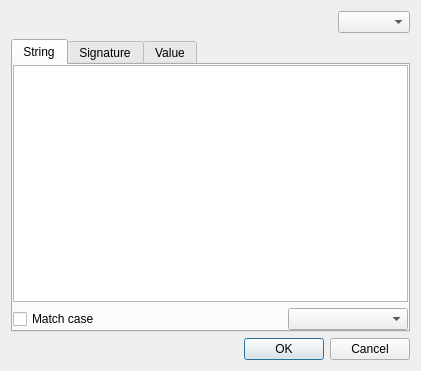
<?xml version="1.0" encoding="UTF-8"?>
<ui version="4.0">
 <class>DialogSearch</class>
 <widget class="QDialog" name="DialogSearch">
  <property name="windowModality">
   <enum>Qt::ApplicationModal</enum>
  </property>
  <property name="geometry">
   <rect>
    <x>0</x>
    <y>0</y>
    <width>421</width>
    <height>371</height>
   </rect>
  </property>
  <property name="windowTitle">
   <string>Search</string>
  </property>
  <property name="modal">
   <bool>true</bool>
  </property>
  <layout class="QVBoxLayout" name="verticalLayout_4">
   <item>
    <layout class="QHBoxLayout" name="horizontalLayout_2">
     <item>
      <spacer name="horizontalSpacer_2">
       <property name="orientation">
        <enum>Qt::Horizontal</enum>
       </property>
       <property name="sizeHint" stdset="0">
        <size>
         <width>40</width>
         <height>20</height>
        </size>
       </property>
      </spacer>
     </item>
     <item>
      <widget class="QComboBox" name="comboBoxSearchFrom"/>
     </item>
    </layout>
   </item>
   <item>
    <widget class="QTabWidget" name="tabWidgetSearch">
     <property name="currentIndex">
      <number>0</number>
     </property>
     <widget class="QWidget" name="tabString">
      <attribute name="title">
       <string>String</string>
      </attribute>
      <layout class="QVBoxLayout" name="verticalLayout_2">
       <property name="leftMargin">
        <number>0</number>
       </property>
       <property name="topMargin">
        <number>0</number>
       </property>
       <property name="rightMargin">
        <number>0</number>
       </property>
       <property name="bottomMargin">
        <number>0</number>
       </property>
       <item>
        <widget class="QPlainTextEdit" name="plainTextEditString"/>
       </item>
       <item>
        <layout class="QHBoxLayout" name="horizontalLayout_3">
         <item>
          <widget class="QCheckBox" name="checkBoxMatchCase">
           <property name="text">
            <string>Match case</string>
           </property>
          </widget>
         </item>
         <item>
          <spacer name="horizontalSpacer_3">
           <property name="orientation">
            <enum>Qt::Horizontal</enum>
           </property>
           <property name="sizeHint" stdset="0">
            <size>
             <width>40</width>
             <height>20</height>
            </size>
           </property>
          </spacer>
         </item>
         <item>
          <widget class="QComboBox" name="comboBoxType">
           <property name="minimumSize">
            <size>
             <width>120</width>
             <height>0</height>
            </size>
           </property>
          </widget>
         </item>
        </layout>
       </item>
      </layout>
     </widget>
     <widget class="QWidget" name="tabSignature">
      <attribute name="title">
       <string>Signature</string>
      </attribute>
      <layout class="QVBoxLayout" name="verticalLayout_3">
       <property name="leftMargin">
        <number>0</number>
       </property>
       <property name="topMargin">
        <number>0</number>
       </property>
       <property name="rightMargin">
        <number>0</number>
       </property>
       <property name="bottomMargin">
        <number>0</number>
       </property>
       <item>
        <widget class="QPlainTextEdit" name="plainTextEditSignature"/>
       </item>
      </layout>
     </widget>
     <widget class="QWidget" name="tabValue">
      <attribute name="title">
       <string>Value</string>
      </attribute>
      <layout class="QVBoxLayout" name="verticalLayout_8">
       <item>
        <layout class="QHBoxLayout" name="horizontalLayout_4">
         <item>
          <widget class="QLineEdit" name="lineEditValue"/>
         </item>
         <item>
          <widget class="QComboBox" name="comboBoxEndianness"/>
         </item>
        </layout>
       </item>
       <item>
        <layout class="QGridLayout" name="gridLayout">
         <item row="3" column="1">
          <widget class="QRadioButton" name="radioButtonUshort">
           <property name="text">
            <string notr="true">ushort</string>
           </property>
          </widget>
         </item>
         <item row="0" column="1">
          <widget class="QRadioButton" name="radioButtonChar">
           <property name="text">
            <string notr="true">char</string>
           </property>
          </widget>
         </item>
         <item row="0" column="2">
          <widget class="QRadioButton" name="radioButtonInt">
           <property name="text">
            <string notr="true">int</string>
           </property>
          </widget>
         </item>
         <item row="0" column="0">
          <widget class="QRadioButton" name="radioButtonByte">
           <property name="text">
            <string notr="true">byte</string>
           </property>
          </widget>
         </item>
         <item row="2" column="1">
          <widget class="QRadioButton" name="radioButtonShort">
           <property name="text">
            <string notr="true">short</string>
           </property>
          </widget>
         </item>
         <item row="0" column="4">
          <widget class="QRadioButton" name="radioButtonFloat">
           <property name="text">
            <string notr="true">float</string>
           </property>
          </widget>
         </item>
         <item row="1" column="1">
          <widget class="QRadioButton" name="radioButtonUchar">
           <property name="text">
            <string notr="true">uchar</string>
           </property>
          </widget>
         </item>
         <item row="1" column="0">
          <widget class="QRadioButton" name="radioButtonWord">
           <property name="text">
            <string notr="true">word</string>
           </property>
          </widget>
         </item>
         <item row="2" column="0">
          <widget class="QRadioButton" name="radioButtonDword">
           <property name="text">
            <string notr="true">dword</string>
           </property>
          </widget>
         </item>
         <item row="3" column="0">
          <widget class="QRadioButton" name="radioButtonQword">
           <property name="text">
            <string notr="true">qword</string>
           </property>
          </widget>
         </item>
         <item row="1" column="2">
          <widget class="QRadioButton" name="radioButtonUint">
           <property name="text">
            <string notr="true">uint</string>
           </property>
          </widget>
         </item>
         <item row="2" column="2">
          <widget class="QRadioButton" name="radioButtonInt64">
           <property name="text">
            <string notr="true">int64</string>
           </property>
          </widget>
         </item>
         <item row="3" column="2">
          <widget class="QRadioButton" name="radioButtonUint64">
           <property name="text">
            <string notr="true">uint64</string>
           </property>
          </widget>
         </item>
         <item row="1" column="4">
          <widget class="QRadioButton" name="radioButtonDouble">
           <property name="text">
            <string notr="true">double</string>
           </property>
          </widget>
         </item>
        </layout>
       </item>
       <item>
        <spacer name="verticalSpacer">
         <property name="orientation">
          <enum>Qt::Vertical</enum>
         </property>
         <property name="sizeHint" stdset="0">
          <size>
           <width>20</width>
           <height>40</height>
          </size>
         </property>
        </spacer>
       </item>
       <item>
        <widget class="QLineEdit" name="lineEditHex">
         <property name="readOnly">
          <bool>true</bool>
         </property>
        </widget>
       </item>
      </layout>
     </widget>
    </widget>
   </item>
   <item>
    <layout class="QHBoxLayout" name="horizontalLayout">
     <item>
      <spacer name="horizontalSpacer">
       <property name="orientation">
        <enum>Qt::Horizontal</enum>
       </property>
       <property name="sizeHint" stdset="0">
        <size>
         <width>40</width>
         <height>20</height>
        </size>
       </property>
      </spacer>
     </item>
     <item>
      <widget class="QPushButton" name="pushButtonOK">
       <property name="text">
        <string>OK</string>
       </property>
      </widget>
     </item>
     <item>
      <widget class="QPushButton" name="pushButtonCancel">
       <property name="text">
        <string>Cancel</string>
       </property>
      </widget>
     </item>
    </layout>
   </item>
  </layout>
 </widget>
 <resources/>
 <connections/>
</ui>
